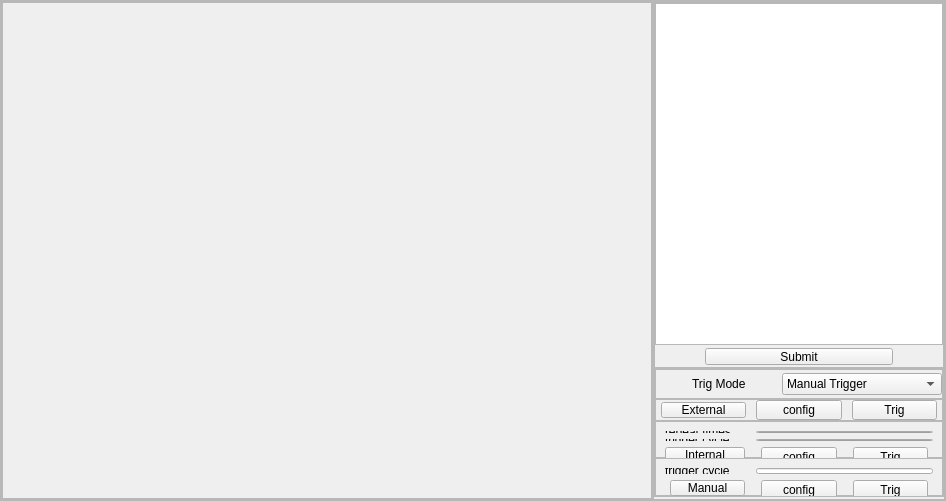
     <widget class="QWidget" name="tab_3">
      <attribute name="title">
       <string>AWG-0</string>
      </attribute>
      <layout class="QGridLayout" name="gridLayout_8">
       <property name="leftMargin">
        <number>0</number>
       </property>
       <property name="topMargin">
        <number>0</number>
       </property>
       <property name="rightMargin">
        <number>0</number>
       </property>
       <property name="bottomMargin">
        <number>0</number>
       </property>
       <property name="horizontalSpacing">
        <number>0</number>
       </property>
       <item row="0" column="0">
        <widget class="QFrame" name="frame_19">
         <property name="sizePolicy">
          <sizepolicy hsizetype="Expanding" vsizetype="Expanding">
           <horstretch>0</horstretch>
           <verstretch>0</verstretch>
          </sizepolicy>
         </property>
         <property name="minimumSize">
          <size>
           <width>946</width>
           <height>500</height>
          </size>
         </property>
         <property name="styleSheet">
          <string notr="true"/>
         </property>
         <property name="frameShape">
          <enum>QFrame::StyledPanel</enum>
         </property>
         <property name="frameShadow">
          <enum>QFrame::Raised</enum>
         </property>
         <layout class="QHBoxLayout" name="horizontalLayout_17">
          <property name="spacing">
           <number>0</number>
          </property>
          <property name="leftMargin">
           <number>0</number>
          </property>
          <property name="topMargin">
           <number>0</number>
          </property>
          <property name="rightMargin">
           <number>0</number>
          </property>
          <property name="bottomMargin">
           <number>0</number>
          </property>
          <item>
           <widget class="QFrame" name="frame_20">
            <property name="sizePolicy">
             <sizepolicy hsizetype="Expanding" vsizetype="Expanding">
              <horstretch>0</horstretch>
              <verstretch>0</verstretch>
             </sizepolicy>
            </property>
            <property name="minimumSize">
             <size>
              <width>600</width>
              <height>0</height>
             </size>
            </property>
            <property name="frameShape">
             <enum>QFrame::StyledPanel</enum>
            </property>
            <property name="frameShadow">
             <enum>QFrame::Raised</enum>
            </property>
            <layout class="QHBoxLayout" name="horizontalLayout_18">
             <property name="spacing">
              <number>0</number>
             </property>
             <property name="leftMargin">
              <number>0</number>
             </property>
             <property name="topMargin">
              <number>0</number>
             </property>
             <property name="rightMargin">
              <number>0</number>
             </property>
             <property name="bottomMargin">
              <number>0</number>
             </property>
             <item>
              <widget class="QScrollArea" name="scrollArea_2">
               <property name="minimumSize">
                <size>
                 <width>650</width>
                 <height>0</height>
                </size>
               </property>
               <property name="widgetResizable">
                <bool>true</bool>
               </property>
               <widget class="QWidget" name="scrollAreaWidgetContents_2">
                <property name="geometry">
                 <rect>
                  <x>0</x>
                  <y>0</y>
                  <width>648</width>
                  <height>581</height>
                 </rect>
                </property>
                <layout class="QVBoxLayout" name="verticalLayout_6">
                 <property name="leftMargin">
                  <number>3</number>
                 </property>
                 <property name="topMargin">
                  <number>7</number>
                 </property>
                 <property name="rightMargin">
                  <number>3</number>
                 </property>
                </layout>
               </widget>
              </widget>
             </item>
            </layout>
           </widget>
          </item>
          <item>
           <widget class="QFrame" name="frame_34">
            <property name="sizePolicy">
             <sizepolicy hsizetype="Expanding" vsizetype="Expanding">
              <horstretch>0</horstretch>
              <verstretch>0</verstretch>
             </sizepolicy>
            </property>
            <property name="minimumSize">
             <size>
              <width>292</width>
              <height>499</height>
             </size>
            </property>
            <property name="frameShape">
             <enum>QFrame::StyledPanel</enum>
            </property>
            <property name="frameShadow">
             <enum>QFrame::Raised</enum>
            </property>
            <layout class="QVBoxLayout" name="verticalLayout_7">
             <property name="spacing">
              <number>0</number>
             </property>
             <property name="leftMargin">
              <number>0</number>
             </property>
             <property name="topMargin">
              <number>0</number>
             </property>
             <property name="rightMargin">
              <number>0</number>
             </property>
             <property name="bottomMargin">
              <number>2</number>
             </property>
             <item>
              <widget class="QFrame" name="frame_35">
               <property name="minimumSize">
                <size>
                 <width>0</width>
                 <height>0</height>
                </size>
               </property>
               <property name="styleSheet">
                <string notr="true"/>
               </property>
               <property name="frameShape">
                <enum>QFrame::StyledPanel</enum>
               </property>
               <property name="frameShadow">
                <enum>QFrame::Raised</enum>
               </property>
               <layout class="QVBoxLayout" name="verticalLayout_5">
                <property name="spacing">
                 <number>0</number>
                </property>
                <property name="leftMargin">
                 <number>0</number>
                </property>
                <property name="topMargin">
                 <number>0</number>
                </property>
                <property name="rightMargin">
                 <number>0</number>
                </property>
                <property name="bottomMargin">
                 <number>2</number>
                </property>
                <item>
                 <widget class="QTextEdit" name="textEdit">
                  <property name="styleSheet">
                   <string notr="true">&lt;script src=&quot;https://cdnjs.cloudflare.com/ajax/libs/prism/1.17.1/prism.min.js&quot;&gt;&lt;/script&gt;

&lt;script src=&quot;https://cdnjs.cloudflare.com/ajax/libs/prism/1.17.1/components/prism-python.min.js&quot;&gt;&lt;/script&gt;

</string>
                  </property>
                 </widget>
                </item>
                <item>
                 <widget class="QPushButton" name="pushButton_4">
                  <property name="sizePolicy">
                   <sizepolicy hsizetype="Expanding" vsizetype="Fixed">
                    <horstretch>0</horstretch>
                    <verstretch>0</verstretch>
                   </sizepolicy>
                  </property>
                  <property name="minimumSize">
                   <size>
                    <width>0</width>
                    <height>20</height>
                   </size>
                  </property>
                  <property name="styleSheet">
                   <string notr="true">margin-right:50px;
margin-left:50px;
margin-top:3px;</string>
                  </property>
                  <property name="text">
                   <string>Submit</string>
                  </property>
                 </widget>
                </item>
               </layout>
              </widget>
             </item>
             <item>
              <widget class="QFrame" name="frame_36">
               <property name="sizePolicy">
                <sizepolicy hsizetype="Expanding" vsizetype="Minimum">
                 <horstretch>0</horstretch>
                 <verstretch>0</verstretch>
                </sizepolicy>
               </property>
               <property name="minimumSize">
                <size>
                 <width>200</width>
                 <height>129</height>
                </size>
               </property>
               <property name="maximumSize">
                <size>
                 <width>16777215</width>
                 <height>129</height>
                </size>
               </property>
               <property name="frameShape">
                <enum>QFrame::StyledPanel</enum>
               </property>
               <property name="frameShadow">
                <enum>QFrame::Raised</enum>
               </property>
               <layout class="QVBoxLayout" name="verticalLayout_8">
                <property name="spacing">
                 <number>0</number>
                </property>
                <property name="leftMargin">
                 <number>0</number>
                </property>
                <property name="topMargin">
                 <number>0</number>
                </property>
                <property name="rightMargin">
                 <number>0</number>
                </property>
                <property name="bottomMargin">
                 <number>0</number>
                </property>
                <item>
                 <widget class="QFrame" name="frame_37">
                  <property name="sizePolicy">
                   <sizepolicy hsizetype="Expanding" vsizetype="Preferred">
                    <horstretch>0</horstretch>
                    <verstretch>0</verstretch>
                   </sizepolicy>
                  </property>
                  <property name="minimumSize">
                   <size>
                    <width>0</width>
                    <height>30</height>
                   </size>
                  </property>
                  <property name="maximumSize">
                   <size>
                    <width>16777215</width>
                    <height>30</height>
                   </size>
                  </property>
                  <property name="frameShape">
                   <enum>QFrame::StyledPanel</enum>
                  </property>
                  <property name="frameShadow">
                   <enum>QFrame::Raised</enum>
                  </property>
                  <layout class="QHBoxLayout" name="horizontalLayout_27">
                   <property name="spacing">
                    <number>0</number>
                   </property>
                   <property name="leftMargin">
                    <number>0</number>
                   </property>
                   <property name="topMargin">
                    <number>0</number>
                   </property>
                   <property name="rightMargin">
                    <number>0</number>
                   </property>
                   <property name="bottomMargin">
                    <number>0</number>
                   </property>
                   <item alignment="Qt::AlignHCenter">
                    <widget class="QLabel" name="label_12">
                     <property name="text">
                      <string>Trig Mode</string>
                     </property>
                    </widget>
                   </item>
                   <item>
                    <widget class="QComboBox" name="comboBox_2">
                     <property name="minimumSize">
                      <size>
                       <width>160</width>
                       <height>0</height>
                      </size>
                     </property>
                     <item>
                      <property name="text">
                       <string>Manual Trigger</string>
                      </property>
                     </item>
                     <item>
                      <property name="text">
                       <string>Internl Trigger</string>
                      </property>
                     </item>
                     <item>
                      <property name="text">
                       <string>Externl Trigger</string>
                      </property>
                     </item>
                    </widget>
                   </item>
                  </layout>
                 </widget>
                </item>
                <item>
                 <widget class="QWidget" name="widget" native="true">
                  <layout class="QVBoxLayout" name="verticalLayout_4">
                   <property name="spacing">
                    <number>0</number>
                   </property>
                   <property name="leftMargin">
                    <number>0</number>
                   </property>
                   <property name="topMargin">
                    <number>0</number>
                   </property>
                   <property name="rightMargin">
                    <number>0</number>
                   </property>
                   <property name="bottomMargin">
                    <number>0</number>
                   </property>
                   <item>
                    <layout class="QVBoxLayout" name="verticalLayout_3">
                     <property name="spacing">
                      <number>0</number>
                     </property>
                     <item>
                      <widget class="QFrame" name="frame_2">
                       <property name="sizePolicy">
                        <sizepolicy hsizetype="Expanding" vsizetype="Expanding">
                         <horstretch>0</horstretch>
                         <verstretch>0</verstretch>
                        </sizepolicy>
                       </property>
                       <property name="minimumSize">
                        <size>
                         <width>0</width>
                         <height>0</height>
                        </size>
                       </property>
                       <property name="maximumSize">
                        <size>
                         <width>16777215</width>
                         <height>16777215</height>
                        </size>
                       </property>
                       <property name="styleSheet">
                        <string notr="true"/>
                       </property>
                       <property name="frameShape">
                        <enum>QFrame::StyledPanel</enum>
                       </property>
                       <property name="frameShadow">
                        <enum>QFrame::Raised</enum>
                       </property>
                       <layout class="QGridLayout" name="gridLayout_2">
                        <property name="leftMargin">
                         <number>0</number>
                        </property>
                        <property name="topMargin">
                         <number>0</number>
                        </property>
                        <property name="rightMargin">
                         <number>0</number>
                        </property>
                        <property name="bottomMargin">
                         <number>0</number>
                        </property>
                        <property name="spacing">
                         <number>0</number>
                        </property>
                        <item row="0" column="2">
                         <widget class="QPushButton" name="pushButton_3">
                          <property name="minimumSize">
                           <size>
                            <width>0</width>
                            <height>20</height>
                           </size>
                          </property>
                          <property name="styleSheet">
                           <string notr="true">margin-left:5px;
margin-right:5px;</string>
                          </property>
                          <property name="text">
                           <string>Trig</string>
                          </property>
                         </widget>
                        </item>
                        <item row="0" column="0">
                         <widget class="QPushButton" name="pushButton">
                          <property name="styleSheet">
                           <string notr="true">
margin-right:5px;
margin-left:5px;
</string>
                          </property>
                          <property name="text">
                           <string>External</string>
                          </property>
                         </widget>
                        </item>
                        <item row="0" column="1">
                         <widget class="QPushButton" name="pushButton_2">
                          <property name="minimumSize">
                           <size>
                            <width>0</width>
                            <height>20</height>
                           </size>
                          </property>
                          <property name="styleSheet">
                           <string notr="true">margin-left:5px;
margin-right:5px;</string>
                          </property>
                          <property name="text">
                           <string>config</string>
                          </property>
                         </widget>
                        </item>
                       </layout>
                      </widget>
                     </item>
                     <item>
                      <widget class="QFrame" name="frame_4">
                       <property name="enabled">
                        <bool>true</bool>
                       </property>
                       <property name="sizePolicy">
                        <sizepolicy hsizetype="Expanding" vsizetype="Expanding">
                         <horstretch>0</horstretch>
                         <verstretch>0</verstretch>
                        </sizepolicy>
                       </property>
                       <property name="minimumSize">
                        <size>
                         <width>0</width>
                         <height>0</height>
                        </size>
                       </property>
                       <property name="maximumSize">
                        <size>
                         <width>16777215</width>
                         <height>16777215</height>
                        </size>
                       </property>
                       <property name="styleSheet">
                        <string notr="true"/>
                       </property>
                       <property name="frameShape">
                        <enum>QFrame::StyledPanel</enum>
                       </property>
                       <property name="frameShadow">
                        <enum>QFrame::Raised</enum>
                       </property>
                       <layout class="QGridLayout" name="gridLayout_3">
                        <item row="1" column="0">
                         <widget class="QLabel" name="label_11">
                          <property name="styleSheet">
                           <string notr="true">font: 9pt &quot;Arial&quot;;</string>
                          </property>
                          <property name="text">
                           <string>trigger cycle</string>
                          </property>
                         </widget>
                        </item>
                        <item row="0" column="1" colspan="2">
                         <widget class="QLineEdit" name="repeat_times_2"/>
                        </item>
                        <item row="2" column="2">
                         <widget class="QPushButton" name="trig_2">
                          <property name="minimumSize">
                           <size>
                            <width>0</width>
                            <height>20</height>
                           </size>
                          </property>
                          <property name="styleSheet">
                           <string notr="true">margin-left:5px;
margin-right:5px;</string>
                          </property>
                          <property name="text">
                           <string>Trig</string>
                          </property>
                         </widget>
                        </item>
                        <item row="2" column="1">
                         <widget class="QPushButton" name="config">
                          <property name="minimumSize">
                           <size>
                            <width>0</width>
                            <height>20</height>
                           </size>
                          </property>
                          <property name="styleSheet">
                           <string notr="true">margin-left:5px;
margin-right:5px;</string>
                          </property>
                          <property name="text">
                           <string>config</string>
                          </property>
                         </widget>
                        </item>
                        <item row="1" column="1" colspan="2">
                         <widget class="QLineEdit" name="trigger_cycle"/>
                        </item>
                        <item row="2" column="0">
                         <widget class="QPushButton" name="internal">
                          <property name="minimumSize">
                           <size>
                            <width>0</width>
                            <height>16</height>
                           </size>
                          </property>
                          <property name="styleSheet">
                           <string notr="true">
margin-right:5px;</string>
                          </property>
                          <property name="text">
                           <string>Internal</string>
                          </property>
                         </widget>
                        </item>
                        <item row="0" column="0">
                         <widget class="QLabel" name="label_10">
                          <property name="styleSheet">
                           <string notr="true">font: 9pt &quot;Arial&quot;;</string>
                          </property>
                          <property name="text">
                           <string>repeat times</string>
                          </property>
                         </widget>
                        </item>
                       </layout>
                      </widget>
                     </item>
                     <item>
                      <widget class="QFrame" name="frame_38">
                       <property name="sizePolicy">
                        <sizepolicy hsizetype="Expanding" vsizetype="Preferred">
                         <horstretch>0</horstretch>
                         <verstretch>0</verstretch>
                        </sizepolicy>
                       </property>
                       <property name="minimumSize">
                        <size>
                         <width>0</width>
                         <height>0</height>
                        </size>
                       </property>
                       <property name="frameShape">
                        <enum>QFrame::StyledPanel</enum>
                       </property>
                       <property name="frameShadow">
                        <enum>QFrame::Raised</enum>
                       </property>
                       <layout class="QGridLayout" name="gridLayout_7">
                        <item row="1" column="2">
                         <widget class="QPushButton" name="Trig_2">
                          <property name="minimumSize">
                           <size>
                            <width>0</width>
                            <height>20</height>
                           </size>
                          </property>
                          <property name="styleSheet">
                           <string notr="true">margin-left:5px;
margin-right:5px;</string>
                          </property>
                          <property name="text">
                           <string>Trig</string>
                          </property>
                         </widget>
                        </item>
                        <item row="1" column="1">
                         <widget class="QPushButton" name="config_2">
                          <property name="minimumSize">
                           <size>
                            <width>0</width>
                            <height>20</height>
                           </size>
                          </property>
                          <property name="styleSheet">
                           <string notr="true">margin-left:5px;
margin-right:5px;</string>
                          </property>
                          <property name="text">
                           <string>config</string>
                          </property>
                         </widget>
                        </item>
                        <item row="0" column="0">
                         <widget class="QLabel" name="label_13">
                          <property name="minimumSize">
                           <size>
                            <width>76</width>
                            <height>0</height>
                           </size>
                          </property>
                          <property name="styleSheet">
                           <string notr="true">font: 9pt &quot;Arial&quot;;</string>
                          </property>
                          <property name="text">
                           <string>trigger cycle</string>
                          </property>
                         </widget>
                        </item>
                        <item row="1" column="0">
                         <widget class="QPushButton" name="Manual_2">
                          <property name="minimumSize">
                           <size>
                            <width>0</width>
                            <height>16</height>
                           </size>
                          </property>
                          <property name="styleSheet">
                           <string notr="true">;
margin-right:5px;
margin-left:5px;</string>
                          </property>
                          <property name="text">
                           <string>Manual</string>
                          </property>
                         </widget>
                        </item>
                        <item row="0" column="1" colspan="2">
                         <widget class="QLineEdit" name="lineEdit_2">
                          <property name="styleSheet">
                           <string notr="true">&lt;?xml version=&quot;1.0&quot; encoding=&quot;UTF-8&quot;?&gt;
&lt;ui version=&quot;4.0&quot;&gt;
 &lt;widget name=&quot;__qt_fake_top_level&quot;&gt;
  &lt;widget class=&quot;QLineEdit&quot; name=&quot;lineEdit&quot;&gt;
   &lt;property name=&quot;geometry&quot;&gt;
    &lt;rect&gt;
     &lt;x&gt;99&lt;/x&gt;
     &lt;y&gt;1&lt;/y&gt;
     &lt;width&gt;186&lt;/width&gt;
     &lt;height&gt;19&lt;/height&gt;
    &lt;/rect&gt;
   &lt;/property&gt;
   &lt;property name=&quot;styleSheet&quot;&gt;
    &lt;string notr=&quot;true&quot;&gt;margin-right:10px;&lt;/string&gt;
   &lt;/property&gt;
  &lt;/widget&gt;
 &lt;/widget&gt;
 &lt;resources/&gt;
&lt;/ui&gt;
</string>
                          </property>
                         </widget>
                        </item>
                       </layout>
                      </widget>
                     </item>
                    </layout>
                   </item>
                  </layout>
                 </widget>
                </item>
               </layout>
              </widget>
             </item>
            </layout>
           </widget>
          </item>
         </layout>
        </widget>
       </item>
      </layout>
     </widget>
